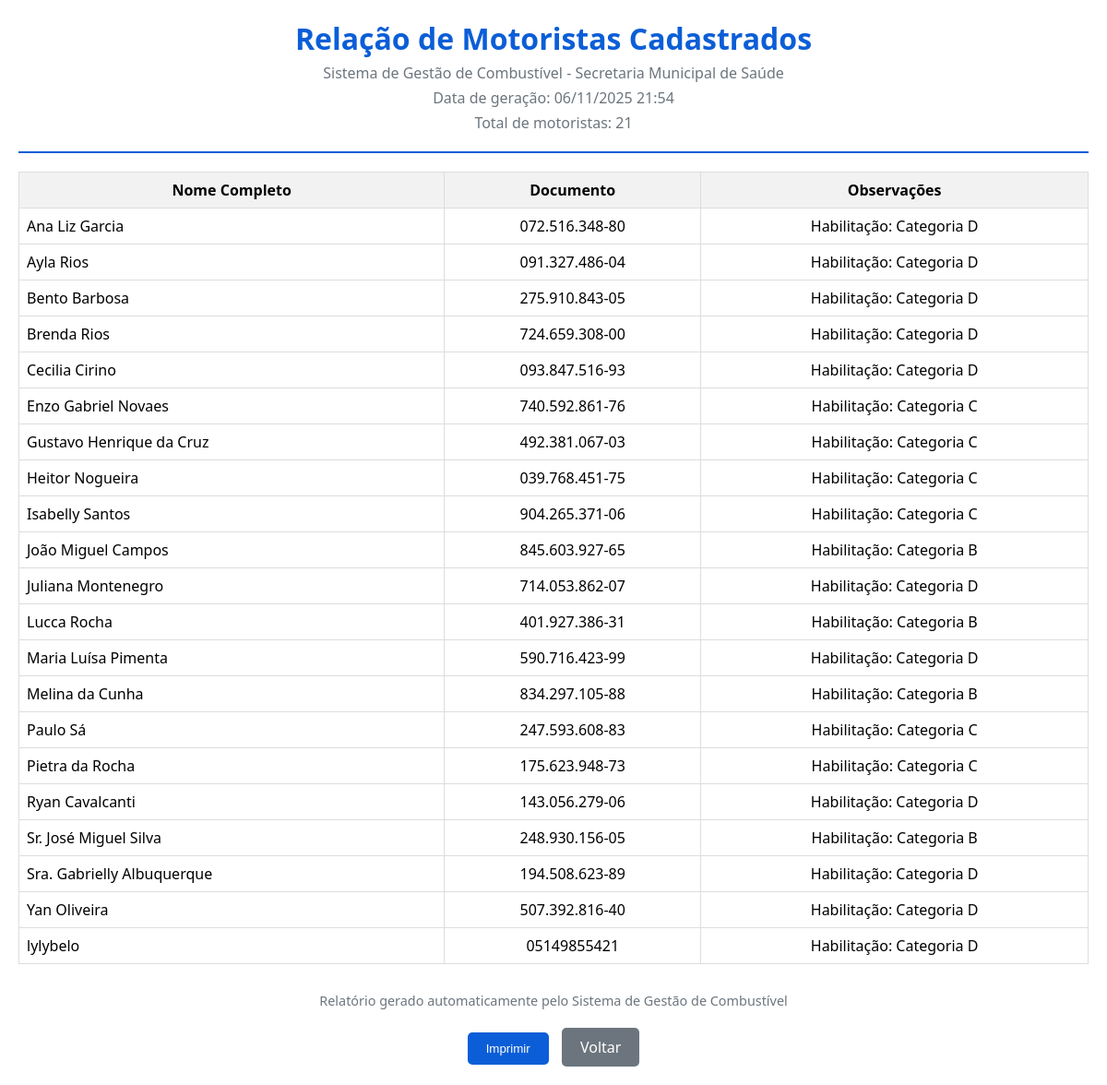
Page /motoristas/visualizar (signed in) on the committed database.
### database.py (models this page shows, shortened)
class Motorista(db.Model):
    __tablename__ = 'motorista'
    id = db.Column(db.Integer, primary_key=True)
    nome_completo = db.Column(db.String(100), nullable=False)
    documento = db.Column(db.String(50), nullable=False, unique=True)
    observacoes = db.Column(db.Text, nullable=True)
    setor = db.Column(db.String(100), nullable=True)  # Setor/departamento do motorista

### app.py (the view)
@app.route("/motoristas/visualizar")
def visualizar_motoristas():
    if "usuario" not in session:
        return redirect(url_for("login"))
    usuario_tipo = session.get("usuario_tipo")
    usuario_setor = session.get("usuario_setor")
    if usuario_tipo != "admin" and usuario_setor:
        motoristas = Motorista.query.join(Abastecimento).join(Veiculo).filter(Veiculo.tipo == usuario_setor).order_by(Motorista.nome_completo).distinct().all()
    else:
        motoristas = Motorista.query.order_by(Motorista.nome_completo).all()
    agora = datetime.now()
    return render_template(
        "motoristas_print.html",
        motoristas=motoristas,
        agora=agora
    )

### templates/motoristas_print.html (shortened to what this page needs)
<!DOCTYPE html>
<html lang="pt-BR">
<head>
</head>
<body>
  <div class="header">
    <h1>Relação de Motoristas Cadastrados</h1>
    <p>Sistema de Gestão de Combustível - Secretaria Municipal de Saúde</p>
    <p>Data de geração: {{ agora.strftime('%d/%m/%Y %H:%M') }}</p>
    <p>Total de motoristas: {{ motoristas|length }}</p>
  </div>
  <table>
    <thead>
      <tr>
        <th>Nome Completo</th>
        <th class="text-center">Documento</th>
        <th class="text-center">Observações</th>
      </tr>
    </thead>
    <tbody>
      {% for motorista in motoristas %}
      <tr>
        <td>{{ motorista.nome_completo }}</td>
        <td class="text-center">{{ motorista.documento }}</td>
        <td class="text-center">{{ motorista.observacoes or '—' }}</td>
      </tr>
      {% endfor %}
    </tbody>
  </table>
  <div class="footer">
    <p>Relatório gerado automaticamente pelo Sistema de Gestão de Combustível</p>
  </div>
  <div class="no-print" style="text-align: center; margin-top: 20px;">
    <button onclick="window.print()" style="background: #0b5ed7; color: white; border: none; padding: 10px 20px; border-radius: 5px; cursor: pointer;">
      Imprimir
    </button>
    <a href="{{ url_for('motoristas') }}" style="display: inline-block; margin-left: 10px; padding: 10px 20px; background: #6c757d; color: white; text-decoration: none; border-radius: 5px;">
      Voltar
    </a>
  </div>
</body>
</html>

### templates/motoristas_print.html (style rules this page uses)
body { font-family: 'Segoe UI', Tahoma, Geneva, Verdana, sans-serif; margin: 20px; color: #000; }
.header { text-align: center; margin-bottom: 20px; border-bottom: 2px solid #0b5ed7; padding-bottom: 15px; }
.header h1 { color: #0b5ed7; margin: 0; }
.header p { color: #6c757d; margin: 5px 0; }
table { width: 100%; border-collapse: collapse; margin-bottom: 20px; }
th, td { border: 1px solid #ddd; padding: 8px; }
th { background-color: #f2f2f2; font-weight: bold; }
.text-center { text-align: center; }
.footer { text-align: center; margin-top: 30px; font-size: 0.9em; color: #6c757d; }

### rows in the picture
Motorista: nome_completo "Ana Liz Garcia", documento "072.516.348-80", observacoes "Habilitação: Categoria D"
Motorista: nome_completo "Ayla Rios", documento "091.327.486-04", observacoes "Habilitação: Categoria D"
Motorista: nome_completo "Bento Barbosa", documento "275.910.843-05", observacoes "Habilitação: Categoria D"
Motorista: nome_completo "Brenda Rios", documento "724.659.308-00", observacoes "Habilitação: Categoria D"
Motorista: nome_completo "Cecilia Cirino", documento "093.847.516-93", observacoes "Habilitação: Categoria D"
Motorista: nome_completo "Enzo Gabriel Novaes", documento "740.592.861-76", observacoes "Habilitação: Categoria C"
Motorista: nome_completo "Gustavo Henrique da Cruz", documento "492.381.067-03", observacoes "Habilitação: Categoria C"
Motorista: nome_completo "Heitor Nogueira", documento "039.768.451-75", observacoes "Habilitação: Categoria C"
Motorista: nome_completo "Isabelly Santos", documento "904.265.371-06", observacoes "Habilitação: Categoria C"
Motorista: nome_completo "João Miguel Campos", documento "845.603.927-65", observacoes "Habilitação: Categoria B"
Motorista: nome_completo "Juliana Montenegro", documento "714.053.862-07", observacoes "Habilitação: Categoria D"
Motorista: nome_completo "Lucca Rocha", documento "401.927.386-31", observacoes "Habilitação: Categoria B"
Motorista: nome_completo "Maria Luísa Pimenta", documento "590.716.423-99", observacoes "Habilitação: Categoria D"
Motorista: nome_completo "Melina da Cunha", documento "834.297.105-88", observacoes "Habilitação: Categoria B"
Motorista: nome_completo "Paulo Sá", documento "247.593.608-83", observacoes "Habilitação: Categoria C"
Motorista: nome_completo "Pietra da Rocha", documento "175.623.948-73", observacoes "Habilitação: Categoria C"
Motorista: nome_completo "Ryan Cavalcanti", documento "143.056.279-06", observacoes "Habilitação: Categoria D"
Motorista: nome_completo "Sr. José Miguel Silva", documento "248.930.156-05", observacoes "Habilitação: Categoria B"
Motorista: nome_completo "Sra. Gabrielly Albuquerque", documento "194.508.623-89", observacoes "Habilitação: Categoria D"
Motorista: nome_completo "Yan Oliveira", documento "507.392.816-40", observacoes "Habilitação: Categoria D"
Motorista: nome_completo "lylybelo", documento "05149855421", observacoes "Habilitação: Categoria D"

### other values in the picture
{{ motoristas|length }} "21"
